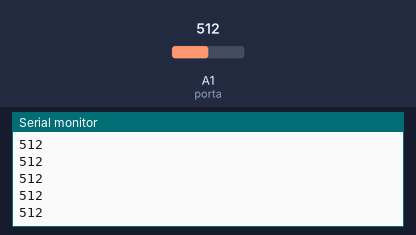
A sketch run on a simulated Arduino Uno, built with avr-gcc and run on an emulated ATmega328P. Shown: the last lines printed to the serial monitor. The inputs (shaded band) are chosen by the test bench; at power-on: A1 (porta) = 512.

Above: at 1.2 s.
1.3 s: A1 (porta) set to 716
At 2.0 s:
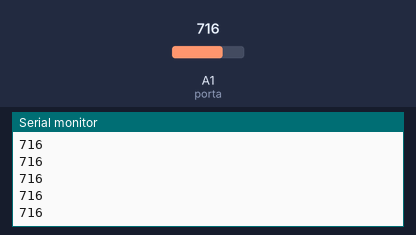
2.8 s: A1 (porta) set to 900
At 3.8 s:
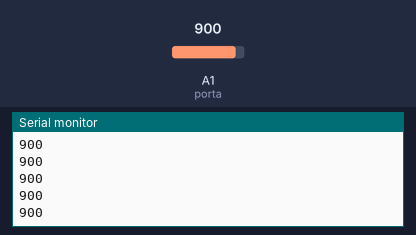
Timing chart, 0 to 5.8 s (numbered marks = the images above; inputs shaded):
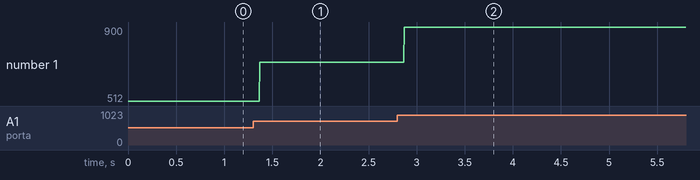

Measured:
- after the input at 1.3 s, the serial monitor: prints a new line after 0.07 s (image 1)
- after the input at 2.8 s, the serial monitor: prints a new line after 0.07 s (image 2)
- plotted number 1: 512 → 716 after the input at 1.3 s, 716 → 900 after the input at 2.8 s

The sketch:

LDR.ino
```cpp
int porta = A1;
int led1 = 7;
int valor;

void setup() {
  Serial.begin(9600);
  pinMode(porta, INPUT);
}

void loop() {
  valor = analogRead(porta);
  Serial.println(valor);

  if(valor <= 50){
    digitalWrite(led1, HIGH);
  }
}
```
